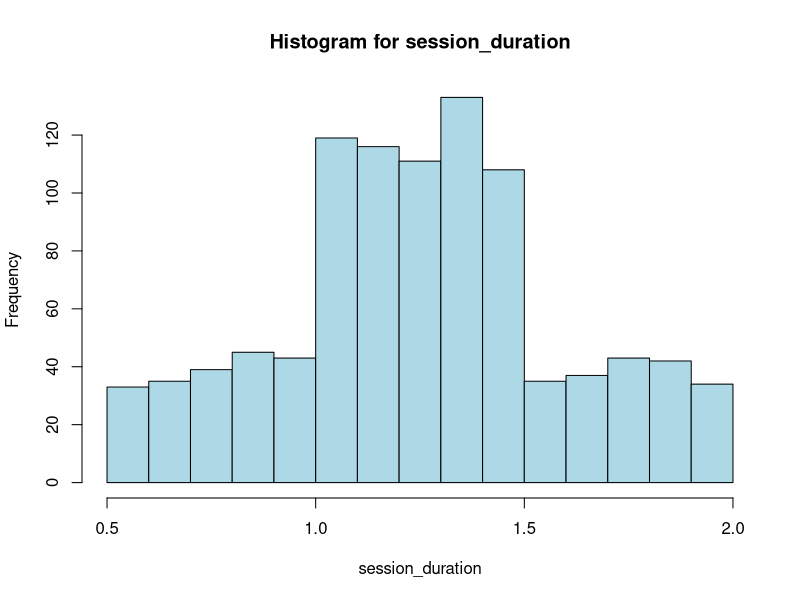
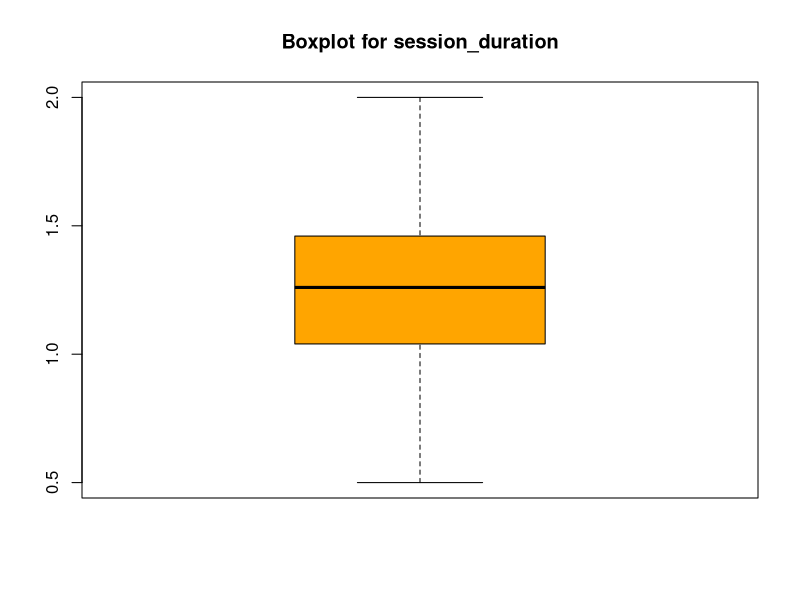
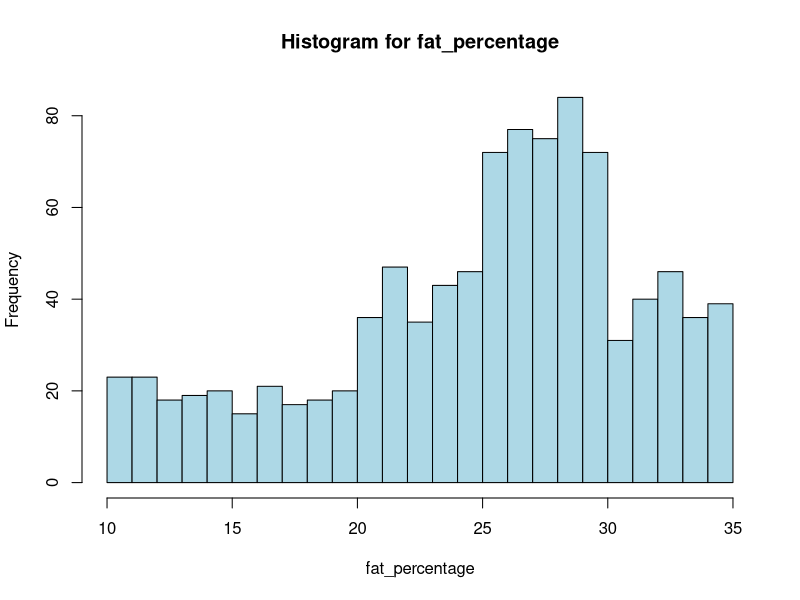
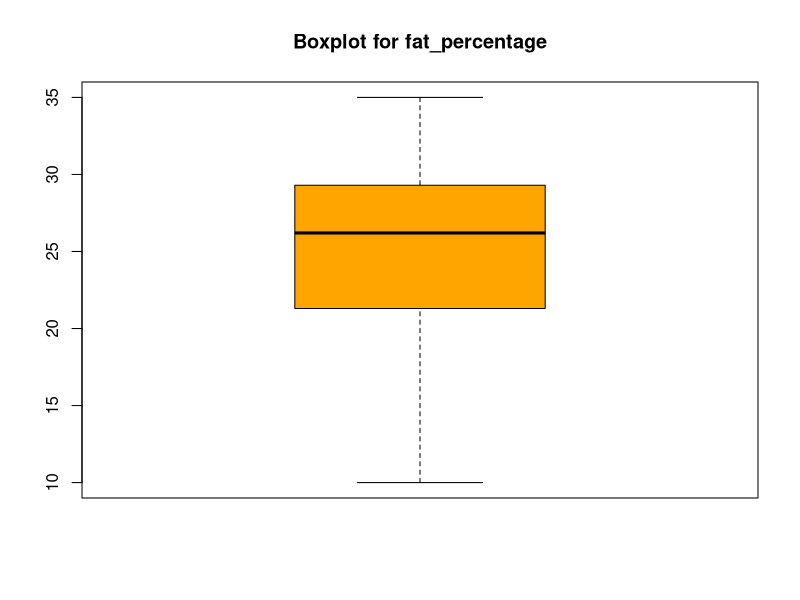

Here is the R script that generated these plots, in order:
library(psych)
library(glue)

data <- read.csv("gym.csv", header = TRUE)

str(data)

get_mode <- function(col) {
  return(names(sort(table(col), decreasing = TRUE))[1])
}

metric_vars <- list("session_duration", "fat_percentage")

for (v in metric_vars) {
  cat("\nStatistics for:", v, "\n")

  v_data <- data[[v]]
  min_val <- min(v_data, na.rm = TRUE)
  max_val <- max(v_data, na.rm = TRUE)

  cat("Mean:", mean(v_data, na.rm = TRUE), "\n")
  cat("Median:", median(v_data, na.rm = TRUE), "\n")
  cat("Mode:", get_mode(v_data), "\n")
  cat("Standard Deviation:", sd(v_data, na.rm = TRUE), "\n")
  cat("Variance:", var(v_data, na.rm = TRUE), "\n")
  cat("Min:", min_val, "\n")
  cat("Max:", max_val, "\n")
  cat("Range:", max_val - min_val, "\n")
  cat("25th:", quantile(v_data, 0.25, na.rm = TRUE), "\n")
  cat("75th:", quantile(v_data, 0.75, na.rm = TRUE), "\n")

  hist(v_data, main = glue("Histogram for {v}"), xlab = v, col = "lightblue", breaks = 20)
  boxplot(v_data, main = glue("Boxplot for {v}"), col = "orange")

  print(describe(v_data))
}




